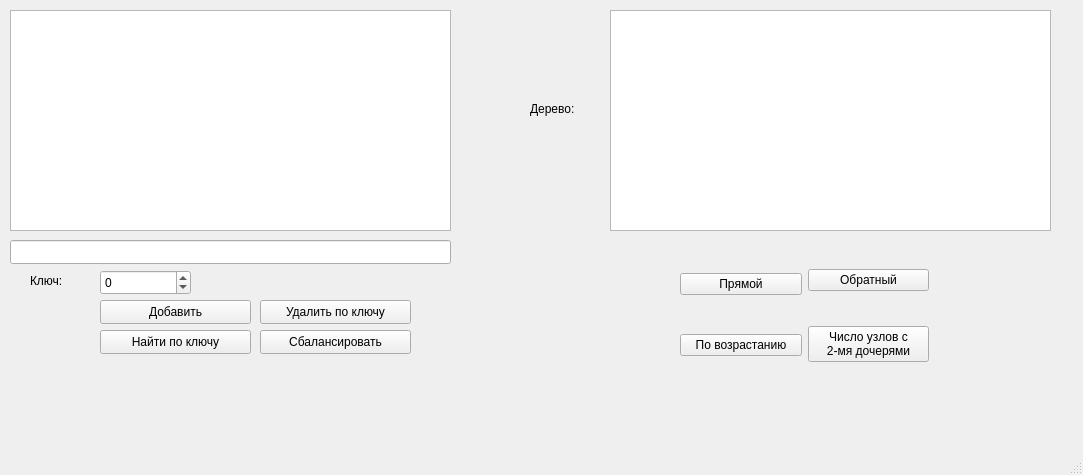
<?xml version="1.0" encoding="UTF-8"?>
<ui version="4.0">
 <class>MainWindow</class>
 <widget class="QMainWindow" name="MainWindow">
  <property name="geometry">
   <rect>
    <x>0</x>
    <y>0</y>
    <width>1083</width>
    <height>475</height>
   </rect>
  </property>
  <property name="windowTitle">
   <string>MainWindow</string>
  </property>
  <widget class="QWidget" name="centralwidget">
   <widget class="QTreeView" name="treeView">
    <property name="geometry">
     <rect>
      <x>10</x>
      <y>10</y>
      <width>441</width>
      <height>221</height>
     </rect>
    </property>
   </widget>
   <widget class="QLineEdit" name="lineEdit">
    <property name="geometry">
     <rect>
      <x>10</x>
      <y>240</y>
      <width>441</width>
      <height>24</height>
     </rect>
    </property>
   </widget>
   <widget class="QSpinBox" name="spinBox">
    <property name="geometry">
     <rect>
      <x>100</x>
      <y>270</y>
      <width>91</width>
      <height>25</height>
     </rect>
    </property>
    <property name="minimum">
     <number>-999999999</number>
    </property>
    <property name="maximum">
     <number>999999999</number>
    </property>
   </widget>
   <widget class="QPushButton" name="pushButton_add">
    <property name="geometry">
     <rect>
      <x>100</x>
      <y>300</y>
      <width>151</width>
      <height>24</height>
     </rect>
    </property>
    <property name="text">
     <string>Добавить</string>
    </property>
   </widget>
   <widget class="QPushButton" name="pushButton_del">
    <property name="geometry">
     <rect>
      <x>260</x>
      <y>300</y>
      <width>151</width>
      <height>24</height>
     </rect>
    </property>
    <property name="text">
     <string>Удалить по ключу</string>
    </property>
   </widget>
   <widget class="QPushButton" name="pushButton_find">
    <property name="geometry">
     <rect>
      <x>100</x>
      <y>330</y>
      <width>151</width>
      <height>24</height>
     </rect>
    </property>
    <property name="text">
     <string>Найти по ключу</string>
    </property>
   </widget>
   <widget class="QTextEdit" name="textEdit_ans">
    <property name="geometry">
     <rect>
      <x>610</x>
      <y>10</y>
      <width>441</width>
      <height>221</height>
     </rect>
    </property>
    <property name="readOnly">
     <bool>false</bool>
    </property>
   </widget>
   <widget class="QPushButton" name="pushButton_balanse">
    <property name="geometry">
     <rect>
      <x>260</x>
      <y>330</y>
      <width>151</width>
      <height>24</height>
     </rect>
    </property>
    <property name="text">
     <string>Сбалансировать</string>
    </property>
   </widget>
   <widget class="QLabel" name="label">
    <property name="geometry">
     <rect>
      <x>30</x>
      <y>270</y>
      <width>51</width>
      <height>21</height>
     </rect>
    </property>
    <property name="text">
     <string>Ключ:</string>
    </property>
   </widget>
   <widget class="QLabel" name="label_2">
    <property name="geometry">
     <rect>
      <x>530</x>
      <y>100</y>
      <width>66</width>
      <height>17</height>
     </rect>
    </property>
    <property name="text">
     <string>Дерево:</string>
    </property>
   </widget>
   <widget class="QWidget" name="horizontalLayoutWidget">
    <property name="geometry">
     <rect>
      <x>680</x>
      <y>240</y>
      <width>249</width>
      <height>151</height>
     </rect>
    </property>
    <layout class="QHBoxLayout" name="horizontalLayout">
     <item>
      <layout class="QVBoxLayout" name="verticalLayout">
       <item>
        <widget class="QPushButton" name="pushButton_InOrder">
         <property name="text">
          <string>Прямой</string>
         </property>
        </widget>
       </item>
       <item>
        <widget class="QPushButton" name="pushButton_PostOrder">
         <property name="text">
          <string>По возрастанию</string>
         </property>
        </widget>
       </item>
      </layout>
     </item>
     <item>
      <layout class="QVBoxLayout" name="verticalLayout_2">
       <item>
        <widget class="QPushButton" name="pushButton_PreOrder">
         <property name="text">
          <string>Обратный</string>
         </property>
        </widget>
       </item>
       <item>
        <widget class="QPushButton" name="pushButton_task">
         <property name="text">
          <string>Число узлов с 
2-мя дочерями</string>
         </property>
        </widget>
       </item>
      </layout>
     </item>
    </layout>
   </widget>
  </widget>
  <widget class="QMenuBar" name="menubar">
   <property name="geometry">
    <rect>
     <x>0</x>
     <y>0</y>
     <width>1083</width>
     <height>22</height>
    </rect>
   </property>
  </widget>
  <widget class="QStatusBar" name="statusbar"/>
 </widget>
 <resources/>
 <connections/>
</ui>
